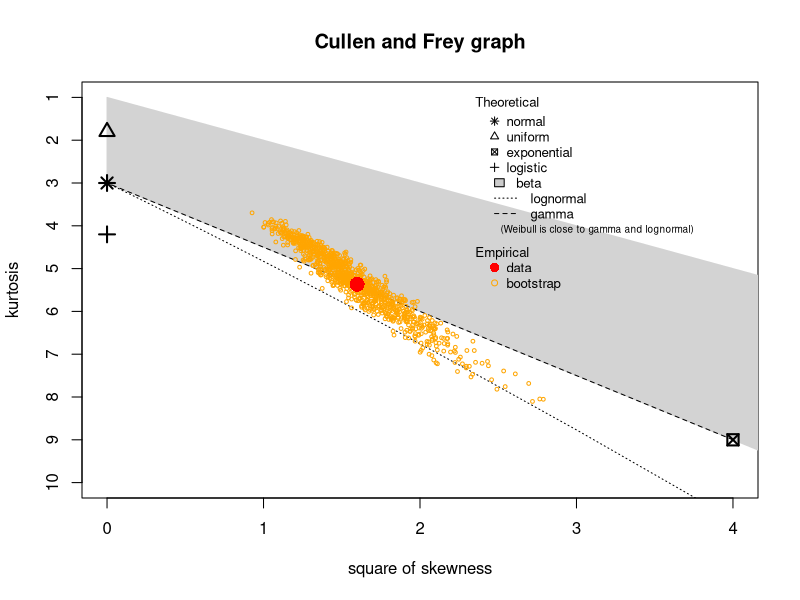
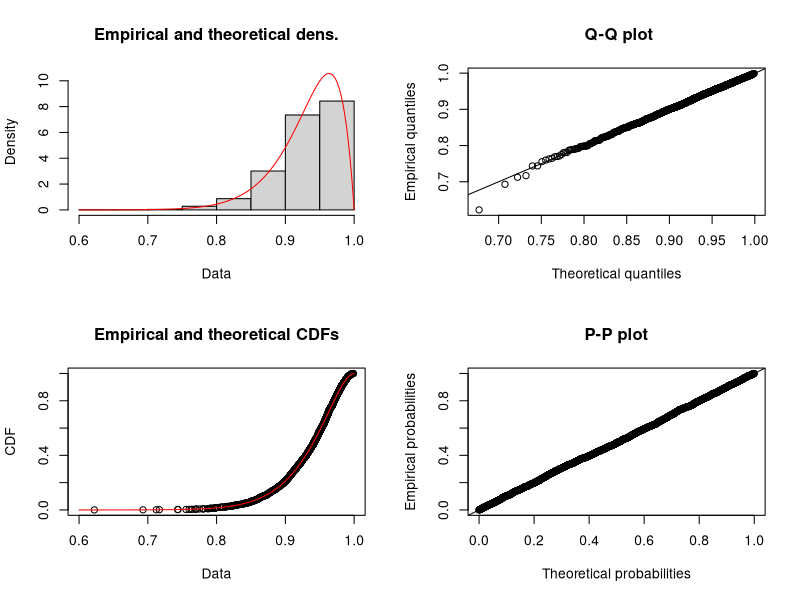
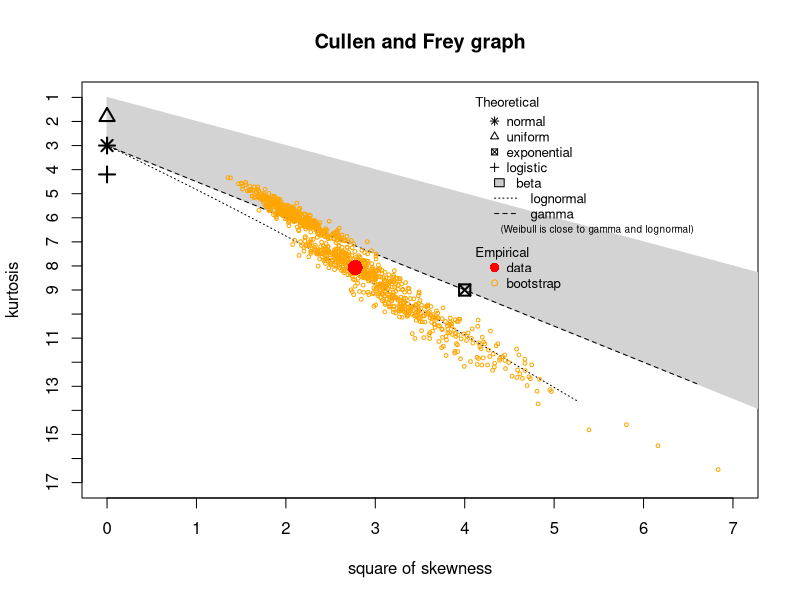

Write R code to recreate these figures, in order. (Note: this script raises an error after producing the figures.)
#trying to upload file
install.packages("MASS") #if package not already installed
install.packages("rrcov") #if package not already installed

library(MASS)#randomly generate multivariate data
library(rrcov)#performs wilks.test

Cov <- matrix(c(1,0.3,0.3,1),2,2)

#start loop

Wilks.Lamb.vec=NULL
Wilks.F.vec=NULL
Wilks.pval.vec=NULL
x=2000 #How many times it will run
for(i in 1:x){
  
# groups with varying means
grp1 <- as.data.frame(mvrnorm(n=20,rep(0,2),Cov)) #randomly generate multivariate dist. group 1
grp2 <- as.data.frame(mvrnorm(n=20,rep(0,2),Cov)) #randomly generate multivariate dist. group 2 
grp3 <- as.data.frame(mvrnorm(n=20,rep(0,2),Cov)) #randomly generate multivariate dist. group 3

dat <- rbind(grp1,grp2,grp3)
grp_num <- rep(1:3,c(20,20,20))

dat1 <- cbind(grp_num,dat)

test1 <- Wilks.test(dat1[,2:3],grouping=dat1[,1],method="c",approximation="Rao")

Wilks.Lamb.vec <- c(Wilks.Lamb.vec,test1$wilks)
Wilks.F.vec <- c(Wilks.F.vec,test1$statistic)
Wilks.pval.vec <- c(Wilks.pval.vec,test1$p.value)
}

#large histogram 
#(Wilks.F.vec,freq = F, xlab="Rao's F-Approximation", 
#     ylab="Probability Density",ylim=range(0,0.8),
#     main="Distribution of Rao's \n F-Appromimation (N = 15)")
#curve(df(x,4,22), col="red",lwd=3,add=T)

#hist(Wilks.Lamb.vec,freq = F,ylim=range(0,3), xlab="Wilk's lambda", 
     #ylab="Probability Density",
     #main="Distribution of Wilk's Lambda \n (N = 15)")
#curve(dbeta(x,5.295837,1.963113),col="Red",lwd=3,add=T)

#try new method 
library(fitdistrplus)
#Fit wilk's lambda
descdist(Wilks.Lamb.vec, boot=1000)
fit.Lamb <- fitdist(Wilks.Lamb.vec,"beta",start=list(shape1=5,shape2=2))
summary(fit.Lamb)
plot(fit.Lamb)


#fit Rao's f-approx
descdist(Wilks.F.vec,boot=1000)
fit.f <- fitdist(Wilks.F.vec,"f",start=list(df1=4,df2=22))
fit.beta <- fitdist(Wilks.F.vec,"beta")
summary(fit.f)
plot(fit.f)
